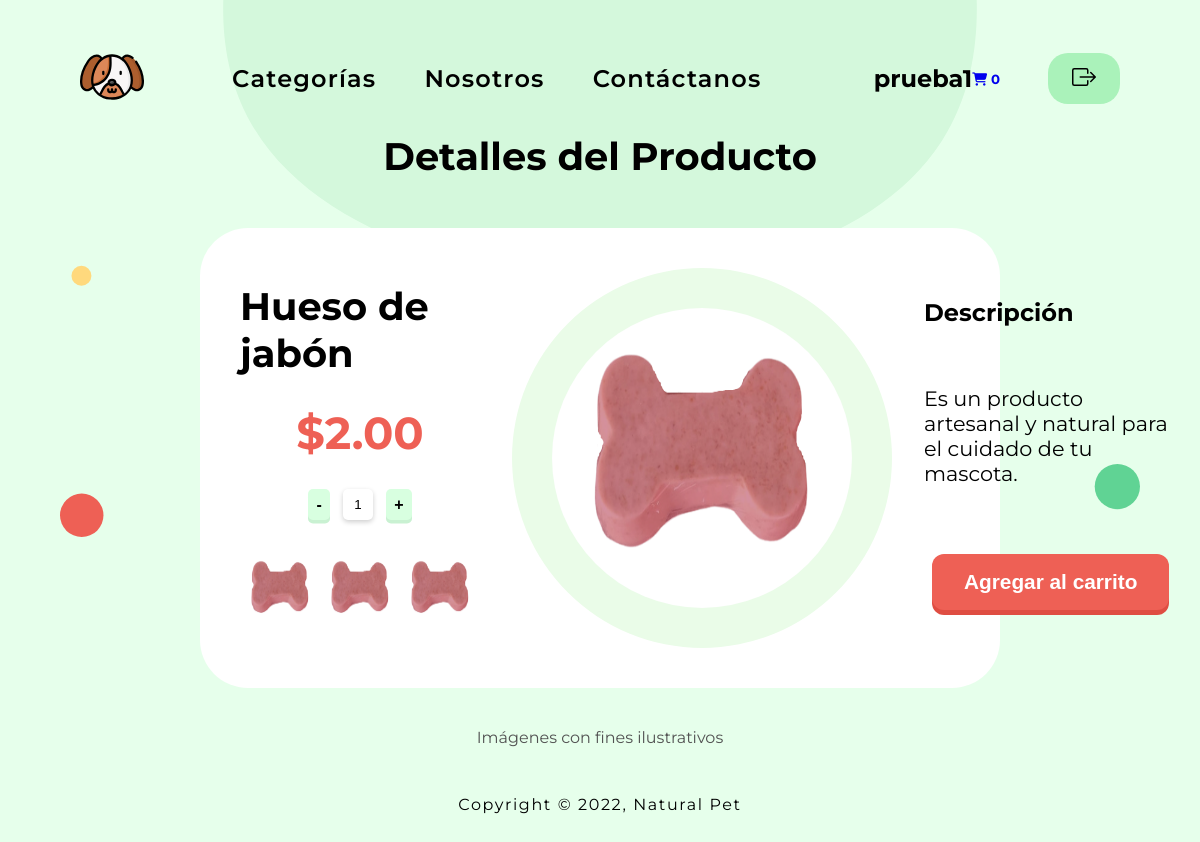
The page /paginas/producto4.php (signed in) on the database its author committed.
### tables this page shows
CREATE TABLE IF NOT EXISTS `productos` (
  `IDProducto` int(5) UNSIGNED ZEROFILL NOT NULL AUTO_INCREMENT,
  `IDCategoria` int(5) UNSIGNED ZEROFILL NOT NULL,
  `producto` varchar(250) NOT NULL,
  `descripcion` varchar(300) NOT NULL,
  `precio` double(10,2) NOT NULL,
  `imagen` varchar(255) NOT NULL,
  `href` varchar(255) NOT NULL,
  PRIMARY KEY (`IDProducto`),
  KEY `IDCategoria` (`IDCategoria`)
);

### paginas/producto4.php (the view, shortened to what this page needs)
<?php
    include ("../php/config.php");
?>
<!DOCTYPE html>
<html lang="en" class="bg-products">
<?php include ("../php/headproduct.php");?>
<body>
<?php include ("../php/headerproductos.php") ?>
    <main>
        <h1>Detalles del Producto</h1>
        <section class="producto">
            <?php
                    $sql = "SELECT * FROM productos WHERE IDCategoria = '00002' AND IDProducto = '00004' ";
                    $resul = mysqli_query($conn, $sql);
                    if (mysqli_num_rows($resul) > 0) {
                        while ($row = mysqli_fetch_array($resul)) {
            ?>
            <form method="POST" action="">
                <div class="izq">
                    <h1><?php echo $row['producto']; ?></h1>
                    <p style="margin-bottom: 0rem;">$<?php echo $row['precio']; ?></p>
                    <div class="cantidad">
                        <input type="number" name="item_cantidad" min="1" max="100" value="1" readonly />
                    </div>
                    <div class="cajitas">
                        <a href=""><img src="../img/<?php echo $row['imagen']; ?>" alt=""></a>
                        <a href=""><img src="../img/<?php echo $row['imagen']; ?>" alt=""></a>
                        <a href=""><img src="../img/<?php echo $row['imagen']; ?>" alt=""></a>
                    </div>
                </div>
                <div class="cen">
                    <div class="circle">
                        <img src="../img/<?php echo $row['imagen']; ?>" alt="">
                    </div>
                </div>
                <div class="der">
                    <h2>Descripción</h2>
                    <p style="margin-bottom: 0;"><?php echo $row['descripcion']; ?></p>
                    <form action="" method="POST">
                    <div id="btnpro">
                        <input class="btn vermas" type="submit" name="agregar" value="Agregar al carrito">
                    </div>
                    </form>
                </div>
            </form>
                <?php
                    }
                }
            ?>
        </section>
    </main>
    <div class="text1"><p>Imágenes con fines ilustrativos</p></div>
    <?php include ("../php/footer.php") ?>
</body>
</html>

### css/products.css (style rules this page uses)
* { margin: 0; padding: 0; }
:root { --color-primary: #ffffff; --color-secondary: #232323; --text-primary: #1f1f1f; --text-secondary: #707070; --bg-greendark: #D4F8DC; --bg-greenlight: #E6FFEB; }
a { text-decoration: none; }
html { background-color: var(--bg-greenlight); }
.bg-products { background-image: url(../svg/product.svg); background-repeat: no-repeat; background-size: 90%; background-position: top center; }
body { font-family: 'Montserrat'; }
main { display: flex; flex-direction: column; align-items: center; justify-content: center; margin-left: 15rem; margin-right: 15rem; }
main h1 { font-size: 2.4rem; margin-bottom: 1rem; }
main p { font-size: 1.3rem; margin-bottom: 2.5rem; }
.cantidad { display: flex; justify-content: center; }
.cantidad input { border: none; outline: none; padding: 0.5rem; border-radius: 5px; margin: 0 0.8rem !important; box-shadow: 0 2px 5px rgb(206, 206, 206); }
#btnpro { display: flex; justify-content: center }
.btn { border-radius: 12px; padding: 1rem 2rem; font-size: 1.3rem; text-decoration: none; margin: 0.5rem; color: #fff; position: relative; display: inline-block; border: none; }
.vermas { font-weight: 600; background-color: #EE6055; box-shadow: 0px 5px 0px 0px #df4d42; }
.producto { background-color: #ffffff; width: 100%; border-radius: 48px; display: flex; margin-top: 2rem; padding: 2.5rem; }
form { height: auto; width: 100%; display: flex; }
.izq { display: flex; flex-direction: column; justify-content: space-around; padding-right: 2rem; width: 100%; }
.izq p { color: #EE6055; font-size: 2.8rem; font-weight: bold; align-self: center; margin-bottom: 0rem; }
.izq h1 { align-self: center; margin: 0; }
.cen { display: flex; justify-content: center; align-items: center; width: 100%; }
.der { display: flex; flex-direction: column; justify-content: space-around; padding-left: 2rem; width: 100%; }
.cajitas { display: flex; justify-content: space-between; }
.cajitas img { border-radius: 26px; height: 5rem; width: 5rem; background-color: yellowgreen; }
.cen img { border-radius: 50%; height: 300px; left: 10px; top: 210px; width: 300px; }
.circle { display: flex; justify-content: center; align-items: center; background-color: #eafce8; border-radius: 50%; height: 380px; left: 10px; top: 210px; width: 380px; }
.text1 { display: flex; justify-content: center; align-items: center; margin-top: 2.5rem; color: rgb(82, 82, 82); }

### rows shown on the page
productos: producto "Hueso de jabón", precio "2.00", imagen (picture), descripcion "Es un producto artesanal y natural para el cuidado de tu mascota."

### other values the page prints
$_SESSION['usuario'] "prueba1"
